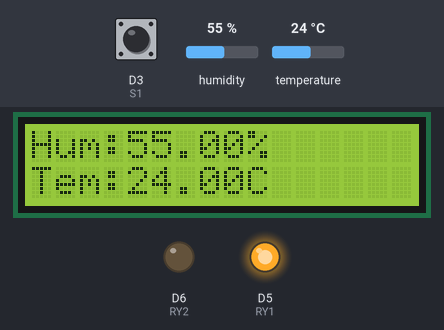
Bench run of a sketch on a simulated ESP8266 (NodeMCU). Shown: 16×2 character LCD, output pins drawn as LEDs (lit = HIGH). The test bench sets the inputs (shaded band); at power-on: temperature 24 °C, D3 (S1) HIGH, humidity 55 %. What the sketch prints to the serial monitor is not drawn.

Above: at 1.3 s.
1.4 s: temperature set to 27 °C
At 3.2 s:
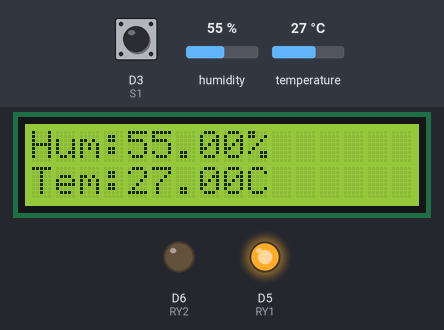
3.8 s: temperature set to 30 °C
At 4.8 s:
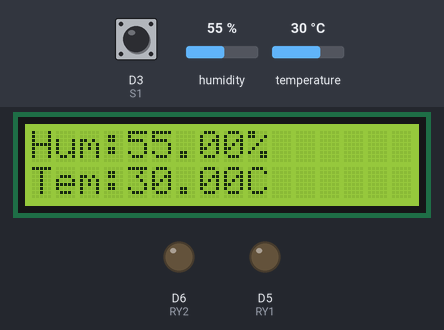
5.9 s: D3 (S1) pulled LOW for 1.3 s
At 7.3 s:
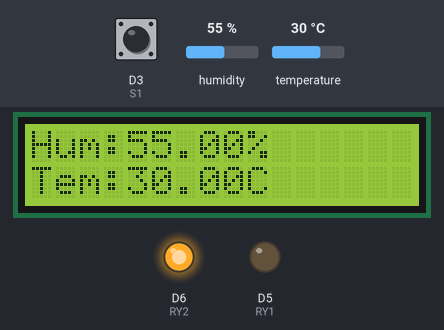
9.0 s: humidity set to 22 %
At 11.8 s:
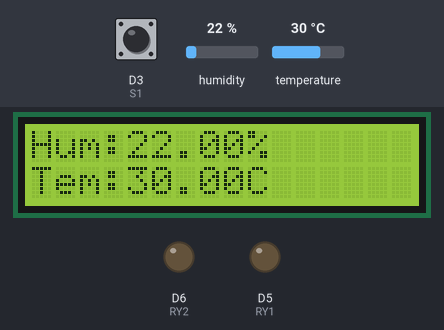
12.2 s: humidity set to 40 %
At 13.4 s:
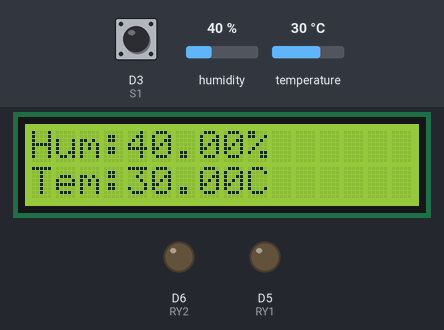
Timing chart, 0 to 15.2 s (numbered marks = the images above; inputs shaded):
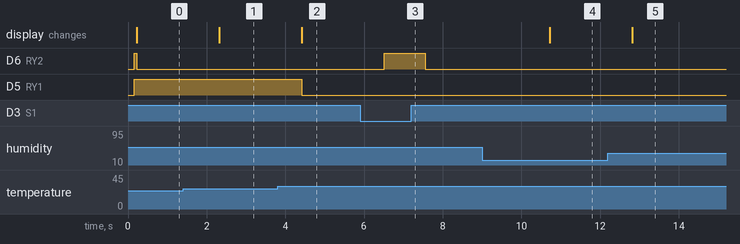

Measured:
- the behaviour switches between 28 and 29 °C on temperature (found by bisection; images 1 and 2)
- after the input at 1.4 s, the display: changes after 0.92 s (image 1)
- after the input at 3.8 s, D5 (RY1): HIGH → LOW after 0.62 s; the display: changes after 0.62 s (image 2)
- after the input at 5.9 s, D6 (RY2): LOW → HIGH after 0.62 s, → LOW 1.0 s later
- after the input at 9.0 s, the display: changes after 1.7 s (image 4)
- after the input at 12.2 s, the display: changes after 0.62 s (image 5)

The sketch:

ESP8266-SmartFarm.ino
```cpp
#include "Wire.h"
#include "DHT.h"
#include <LiquidCrystal_I2C.h>
/*
  #include <ESP8266WiFi.h>
  const char* ssid = "SmartFarm V0.1";
  const char* password = "12345678";
  WiFiServer server(80);

  String header;
  String outputState1 = "off";
  String outputState2 = "off";
*/
//int val;
//int adc = A0;
#define S1  D3
#define RY1 D5
#define RY2 D6
//#define RY3 D7  //outputState1
//#define RY4 D8  //outputState2

#define DHTPIN D0
#define DHTTYPE DHT11 // DHT 11
//#define DHTTYPE DHT22 // DHT 22 (AM2302), AM2321
//#define DHTTYPE DHT21 // DHT 21 (AM2301)
DHT dht(DHTPIN, DHTTYPE);

LiquidCrystal_I2C lcd(0x27, 16, 2);
//LiquidCrystal_I2C lcd(0x3F, 16, 2); // ถ้าจอไม่ขึ้นให้ลองใช้ตำแหน่ง 0x3F นี้


void setup() {
  Serial.begin(115200);
  dht.begin();
  lcd.begin();
  //lcd.backlight();   //เปิดไฟ backlight
  delay(100);

  pinMode(S1, INPUT_PULLUP);
  pinMode(RY1, OUTPUT);
  pinMode(RY2, OUTPUT);
  //pinMode(RY3, OUTPUT);
  //pinMode(RY4, OUTPUT);
  //off all
  digitalWrite(RY1, HIGH);
  digitalWrite(RY2, HIGH);
  //digitalWrite(RY3, HIGH);
  //digitalWrite(RY4, HIGH);
  /*
    // Set Wi-Fi network with SSID and password
    WiFi.mode(WIFI_AP); // ใช้งาน WiFi ในโหมด AP
    WiFi.softAP(ssid);  //or WiFi.softAP(ssid, password)
    Serial.print("Connect to ");
    Serial.println(ssid);
    IPAddress apip = WiFi.softAPIP();
    Serial.print("IP Address: ");
    Serial.println(apip);
    server.begin();
  */
}
void loop() {
  float h = dht.readHumidity();
  float t = dht.readTemperature();
  if (isnan(h) || isnan(t)) {
    Serial.println(F("Failed to read from DHT sensor!"));
    return;
  }
  lcd.setCursor(0, 0);
  lcd.print("Hum:     ");
  lcd.setCursor(4, 0);
  lcd.print(h);
  lcd.setCursor(9, 0);
  lcd.print("%");
  lcd.setCursor(0, 1);
  lcd.print("Tem:     ");
  lcd.setCursor(4, 1);
  lcd.print(t);
  lcd.setCursor(9, 1);
  lcd.print("C");

  Serial.print("อุณหภูมิ  ");
  Serial.print(t); // แสดงค่าอุณหภูมิ
  Serial.println(" *C");
  Serial.print("ความชื้นสัมพัทธ์  ");
  Serial.print(h); // แสดงค่าความชื้น
  Serial.println(" %");
  Serial.println("\n.........");

  if (t >= 29 ) {
    digitalWrite(RY1, LOW);
    Serial.print("RY1 ON  \n");
  } else {
    digitalWrite(RY1, HIGH);
    Serial.print("RY1 OFF  \n");
  }
  /*
  if (h >= 50 ) {
    digitalWrite(RY4, LOW);
    Serial.print("RY4 ON  \n");
  } else {
    digitalWrite(RY4, HIGH);
    Serial.print("RY4 OFF  \n");
  }
*/
  int s1 = digitalRead(S1);
  if (s1 == HIGH) {
    digitalWrite(RY2, LOW);
    Serial.print("RY2 ON  \n");
  } else {
    digitalWrite(RY2, HIGH);
    Serial.print("RY2 OFF  \n");
  }
/*
  val = analogRead(adc);         // อ่านค่า Analog ขาA0 เก็บไว้ในตัวแปร Val
  val = map(val, 0, 1023, 0, 180);  // แปลงค่า ระหว่าง 0-1023 เป็น 0-180
  Serial.print("val = ");           // พิมพ์ข้อมความส่งเข้าคอมพิวเตอร์ "val = "
  Serial.println(val);              // พิมพ์ค่าของตัวแปร val

  if (val >= 100) {
    digitalWrite(RY3, LOW);
    Serial.print("RY3 ON  \n");
  } else {
    digitalWrite(RY3, HIGH);
    Serial.print("RY3 OFF  \n");
  }
*/
  //----Wifi----
  /*
    WiFiClient client = server.available();

    if (client) {
    Serial.println("New Client.");
    String currentLine = "";
    while (client.connected()) {
      if (client.available()) {

        char c = client.read();
        Serial.write(c);
        header += c;
        if (c == '\n') {
          if (currentLine.length() == 0) {
            client.println("HTTP/1.1 200 OK");
            client.println("Content-type:text/html");
            client.println("Connection: close");
            client.println();

            // turns the GPIOs on and off
            if (header.indexOf("GET /RY3/on") >= 0) {
              Serial.println("GPIO RY3 on");
              outputState1 = "on";
              digitalWrite(RY3, LOW); //active 0
            } else if (header.indexOf("GET /RY3/off") >= 0) {
              Serial.println("GPIO RY3 off");
              outputState1 = "off";
              digitalWrite(RY3, HIGH);
            } else if (header.indexOf("GET /RY4/on") >= 0) {
              Serial.println("GPIO RY4 on");
              outputState2 = "on";
              digitalWrite(RY4, LOW); //active 0
            } else if (header.indexOf("GET /RY4/off") >= 0) {
              Serial.println("GPIO RY4 off");
              outputState2 = "off";
              digitalWrite(RY4, HIGH);
            }

            client.println("<!DOCTYPE html><html>");
            client.println("<head><meta name=\"viewport\" content=\"width=device-width, initial-scale=1\">");
            client.println("<style>html { font-family: Helvetica; display: inline-block; margin: 0px auto; text-align: center;}");
            client.println(".button { background-color: #4CAF50; border: none; color: white; padding: 16px 40px;");
            client.println("text-decoration: none; font-size: 30px; margin: 2px; cursor: pointer;}");
            client.println(".button2 {background-color: #555555;}</style></head>");

            client.println("<body><h1>Smart Farm V0.1</h1>");
            client.println("<p>GPIO RY3 - State " + outputState1 + "</p>");
            client.println("<p>GPIO RY4 - State " + outputState2 + "</p>");
            client.println();
            break;
          } else {
            currentLine = "";
          }
        } else if (c != '\r') {
          currentLine += c;
        }
      }
    }
    header = "";
    client.stop();
    Serial.println("Client disconnected.");
    Serial.println("");
    }
  */
  delay(1000);
}
```
